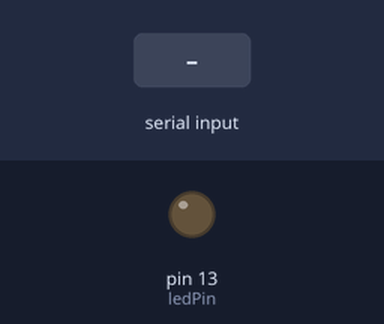
The sketch below on a simulated Arduino Uno, built with avr-gcc and run on an emulated ATmega328P. On the bench: output pins drawn as LEDs (lit = HIGH). The test bench sets the inputs (shaded band). What the sketch prints to the serial monitor is not drawn.

Above: at 1.2 s.
1.3 s: "90,45\n" received over Serial
At 3.9 s:
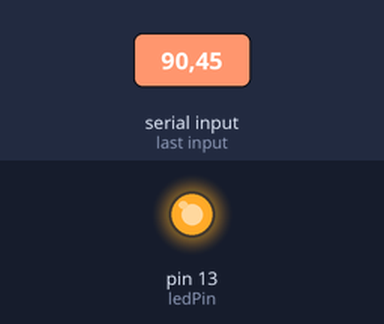
Timing chart, 0 to 5.4 s (numbered marks = the images above; inputs shaded):
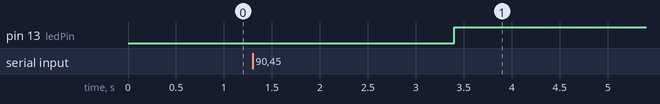

Measured:
- after the input at 1.3 s, pin 13 (ledPin): LOW → HIGH after 2.1 s

The sketch:

AR03_number.ino
```cpp
/*
 예제 2.3
 컴퓨터로부터 시리얼 통신을 통하여 데이터 수신하기
*/

// LED 출력을 할 핀 번호 설정
const int ledPin = 13;

// 점멸횟수 변수 설정

int blinkNumber = 0;

// 문자열
String stringValue[]={"Binary:", "octal:"};

void setup() {
  // 9600bps로 시리얼 통신 설정
  Serial.begin(9600);
  // 13번 핀을 출력으로 설정
  pinMode(ledPin, OUTPUT);
}

void loop() {
// 시리얼 통신으로 입력 받은 데이터가 있는지를 검사하여
// 데이터가 있을 경우에 if문 안의 명령어를 실행
  if(Serial.available()){
  // val 변수에 시리얼 통신값 읽어오기
    char val = Serial.read();
    // 입력된 값이 0~9의 숫자인지를 판단
    if(isDigit(val)){
     // val은 ASCII 코드값이므로 숫자로 바꿔주기 위하여
     // '0'의 아스키 코드값을 빼줌
     // blinkNumber에는 실제 숫자가 저장된다.
      blinkNumber = (val - '0');
    }
    if(blinkNumber < 10) {
    Serial.print("입력한 수:");
    Serial.print(blinkNumber);
    Serial.print(", ");
    Serial.print(stringValue[0]);
    Serial.print(blinkNumber,BIN);
    Serial.print(", ");
    Serial.print(stringValue[1]);
    Serial.println(blinkNumber,OCT);
    delay(2000);
    }
  }
  // blinkNumber 만큼 LED를 점멸시킴

    digitalWrite(ledPin, HIGH);
    delay(1000*blinkNumber);
    digitalWrite(ledPin, LOW);
    delay(100);

  // 점멸 횟수를 리셋함
  blinkNumber = 0;
}
```
